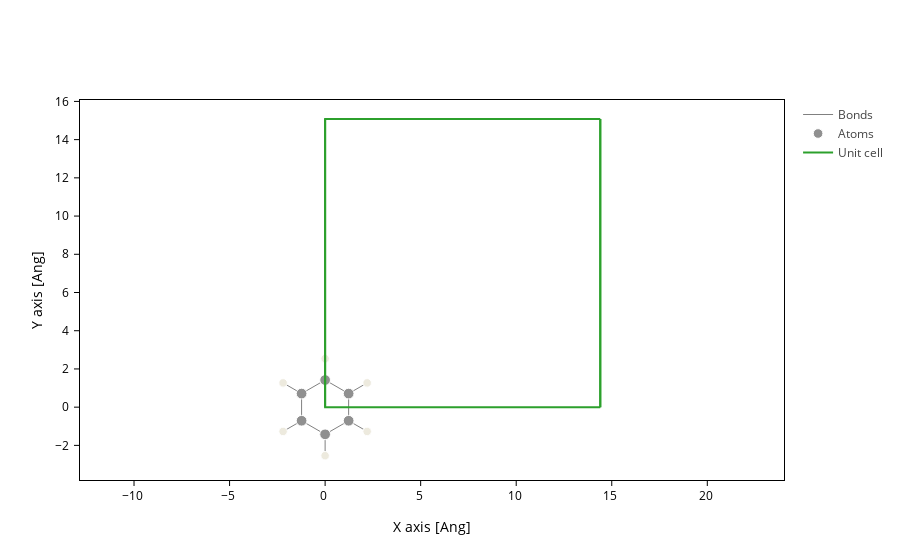

Source (notebook cell):
### Code cell
benzene.plot(axes="xy")

### Figure 1 — Plotly figure (JSON) as saved in the notebook; plotly's stock layout.template omitted (floating-point values rounded to 4 significant figures; data arrays with more than 128 entries replaced by an {"elided": "..."} marker saying what was removed)
{"data": [{"line": {"color": "gray", "width": 1}, "meta": {}, "mode": "lines", "name": "Bonds", "opacity": 1, "type": "scatter", "x": {"elided": "252 float values"}, "y": {"elided": "252 float values"}}, {"marker": {"color": ["#909090", "#EDEADE", "#909090", "#EDEADE", "#909090", "#EDEADE", "#909090", "#EDEADE", "#909090", "#EDEADE", "#909090", "#EDEADE"], "opacity": 1, "size": [10.72, 8.48, 10.72, 8.48, 10.72, 8.48, 10.72, 8.48, 10.72, 8.48, 10.72, 8.48]}, "meta": {}, "mode": "markers", "name": "Atoms", "opacity": 1, "type": "scatter", "x": [1.231, 2.199, 0.0, 0.0, -1.231, -2.199, -1.231, -2.199, 0.0, 0.0, 1.231, 2.199], "y": [0.7107, 1.27, 1.421, 2.54, 0.7107, 1.27, -0.7107, -1.27, -1.421, -2.54, -0.7107, -1.27]}, {"meta": {}, "mode": "lines", "name": "Unit cell", "type": "scatter", "x": [0.0, 0.0, 14.4, 14.4, 0.0, 0.0, NaN, 0.0, 0.0, 0.0, 14.4, 14.4, 0.0, NaN, 14.4, 14.4, NaN, 14.4, 14.4], "y": [0.0, 15.08, 15.08, 15.08, 15.08, 15.08, NaN, 15.08, 0.0, 0.0, 0.0, 0.0, 0.0, NaN, 15.08, 0.0, NaN, 15.08, 0.0]}], "layout": {"autosize": true, "scene": {"aspectmode": "data", "xaxis": {"title": {"text": "X axis [Ang]"}}, "yaxis": {"title": {"text": "Y axis [Ang]"}}}, "xaxis": {"autorange": true, "domain": [0, 1], "range": [-45.1, 56.32], "scaleanchor": "y", "scaleratio": 1, "title": {"text": "X axis [Ang]"}, "type": "linear"}, "yaxis": {"autorange": true, "domain": [0, 1], "range": [-4.148, 16.09], "title": {"text": "Y axis [Ang]"}, "type": "linear"}}}
